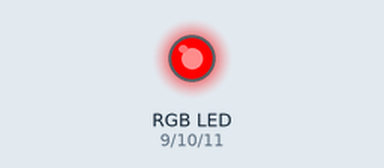
Bench run of a program on a simulated Arduino Uno, built with avr-gcc and run on an emulated ATmega328P. On the bench: an RGB LED mixed from three pins (HIGH = lit). Dim RGB values are drawn brighter than linear.

Above: at 0.05 s.
At 0.35 s:
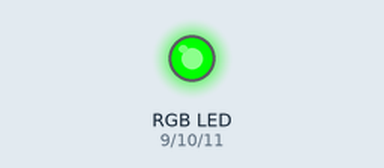
At 0.65 s:
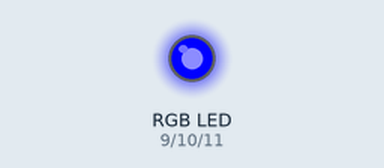
At 1.25 s:
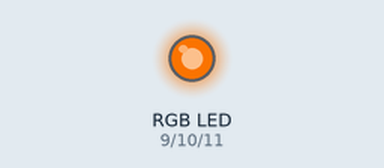
At 1.75 s:
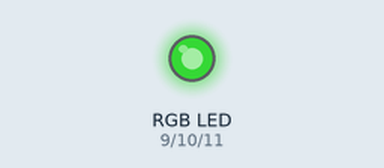
At 2.5 s:
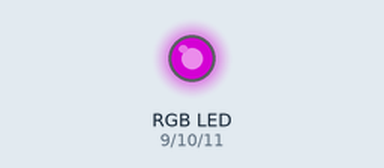
Timing chart, 0 to 5.8 s (numbered marks = the images above):
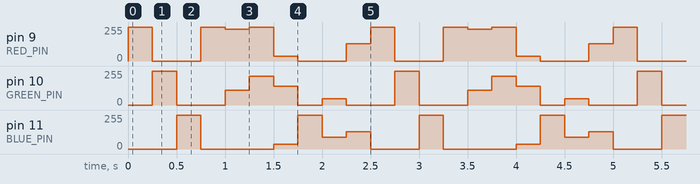

The program:

main.cpp
```cpp
// Load in our dependencies
#include "Arduino.h"

// Define our constants
// DEV: We use pins 9-11 as they're all PWM
int RED_PIN = 9;
int GREEN_PIN = 10;
int BLUE_PIN = 11;
int STEP_DURATION = 250; // ms

// Define our helpers
// DEV: We use `char` as it fits our size perfectly
//   http://en.cppreference.com/w/cpp/language/types
void colorWrite(unsigned char red, unsigned char green, unsigned char blue) {
  // Output our individual colors directly to their pins
  analogWrite(RED_PIN, red);
  analogWrite(GREEN_PIN, green);
  analogWrite(BLUE_PIN, blue);
}

// Define our main logic
void setup()
{
  // Configure our pins
  pinMode(RED_PIN, OUTPUT);
  pinMode(GREEN_PIN, OUTPUT);
  pinMode(BLUE_PIN, OUTPUT);
}

void loop()
{
  // Output basic colors
  colorWrite(255, 0, 0); // #FF0000 (red only)
  delay(STEP_DURATION);
  colorWrite(0, 255, 0); // #00FF00 (green only)
  delay(STEP_DURATION);
  colorWrite(0, 0, 255); // #0000FF (blue only)
  delay(STEP_DURATION);

  // Output complex colors
  // Taken from: https://github.com/sunfounder/Sunfounder_SuperKit_for_Arduino/blob/d38b2f2d8d64a420f4123d0a9e2b713b705e19f4/06.RGB%20LED.ino#L27-L41
  colorWrite(255, 0, 0); // Red
  delay(STEP_DURATION);
  colorWrite(237, 109, 0); // Orange
  delay(STEP_DURATION);
  colorWrite(255, 215, 0); // Yellow
  delay(STEP_DURATION);
  colorWrite(34, 139, 34); // Green
  delay(STEP_DURATION);
  colorWrite(0, 0, 255); // Blue
  delay(STEP_DURATION);
  colorWrite(0, 46, 90); // Indigo
  delay(STEP_DURATION);
  colorWrite(128, 0, 128); // Purple
  delay(STEP_DURATION);
}
```

Measured:
- by itself, pin 11 (BLUE_PIN): repeats every 2.5 s: 0/255 0.75 s, 34/255 0.25 s, 255/255 0.25 s, 90/255 0.25 s, 128/255 0.25 s, 0/255 0.50 s, 255/255 0.25 s
- by itself, pin 9 (RED_PIN): repeats every 2.5 s: 0/255 0.50 s, 255/255 0.25 s, 237/255 0.25 s, 255/255 0.25 s, 34/255 0.25 s, 0/255 0.50 s, 128/255 0.25 s, 255/255 0.25 s
